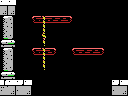

The image is a tile-based game level rendered from a .tmx file. Its description and complete source (layers, tilesets, objects, tile grids) follow:
An orthogonal 16x12 tile map with 8x8 px tiles, 1 tile layer (Tile Layer 1) and 8 objects (2x item, 2x breakable-left, 2x door-left, big-item, 4x4-item).

<map version="1.0" orientation="orthogonal" renderorder="right-down" width="16" height="12" tilewidth="8" tileheight="8" nextobjectid="9">
 <properties>
  <property name="down" value="hole" />
  <property name="right" value="hole" />
  <property name="up" value="hole" />
 </properties>
 <tileset firstgid="1" name="tiles" tilewidth="8" tileheight="8" tilecount="256" columns="16">
  <image source="tiles.png" width="128" height="128" />
 </tileset>
 <layer name="Tile Layer 1" width="16" height="12">
  <data encoding="csv">
156,156,1,1,1,1,1,1,1,1,1,1,1,1,1,1,
152,152,1,1,1,1,1,1,1,1,1,1,1,1,1,1,
196,197,1,1,140,136,138,138,139,1,1,1,1,1,1,1,
212,213,1,1,1,135,1,1,1,1,1,1,1,1,1,1,
228,229,1,1,1,132,1,1,1,1,1,1,1,1,1,1,
244,245,1,1,1,256,1,1,1,1,1,1,1,1,1,1,
196,197,1,1,140,136,139,1,1,140,138,138,139,1,1,1,
212,213,1,1,1,135,1,1,1,1,1,1,1,1,1,1,
228,229,1,1,1,256,1,1,1,1,1,1,1,1,1,1,
244,245,1,1,1,1,1,1,1,1,1,1,1,1,1,1,
151,156,247,156,1,1,1,1,1,1,1,1,1,1,247,156,
153,152,153,152,1,1,1,1,1,1,1,1,1,1,153,152
</data>
 </layer>
 <objectgroup name="objects">
  <object id="1" type="item" x="16" y="64" width="16" height="16" />
  <object id="2" type="item" x="80" y="32" width="16" height="16" />
  <object id="3" type="big-item" x="72" y="24" width="32" height="24" />
  <object id="4" type="breakable-left" x="0" y="48" width="16" height="32" />
  <object id="5" type="breakable-left" x="0" y="16" width="16" height="32" />
  <object id="6" type="door-left" x="0" y="16" width="16" height="24" />
  <object id="7" type="door-left" x="0" y="48" width="16" height="24" />
  <object id="8" type="4x4-item" x="72" y="16" width="32" height="32" />
 </objectgroup>
</map>
